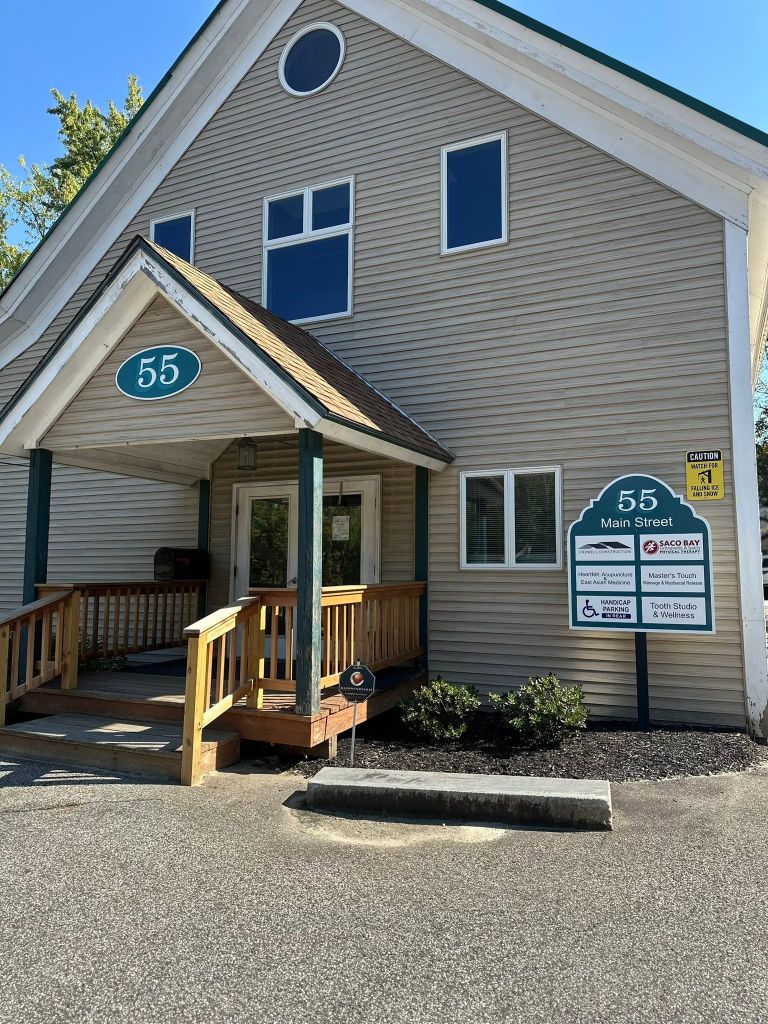
#> input picture data/research/facebook/images/2025-10-05_fb-page_1.jpg, 1536 x 2048 px (shown at 1/2 size)
$ python images.py
#> lines starting #> are read from the running program, lines starting #| are printed output that depends on the picture
#!/usr/bin/env python3
"""Make the site's photos from the research originals.

Each photo gets the same light correction (auto levels, a touch of warmth),
an optional crop, and WebP files at several widths plus one JPEG fallback.
Run: python3 images.py   (needs Pillow)
"""
import pathlib
from PIL import Image, ImageEnhance, ImageOps

ROOT = pathlib.Path(__file__).parent
SRC = ROOT / "data/research/facebook/images"
OUT = ROOT / "site/img"
WIDTHS = (480, 800, 1200, 1600)

# name: (source file, crop box as fractions (left, top, right, bottom) or None)
PHOTOS = {
    "55-main-street": ("2025-10-05_fb-page_1.jpg", (0.0, 0.08, 1.0, 0.92)),
    # Home hero: the porch, the 55 oval and the building sign listing the studio.
    "entrance": ("2025-10-05_fb-page_1.jpg", (0.0, 0.245, 1.0, 0.775)),
    "82-main-door": ("2024-11-23_fb-page_6.jpg", None),
    "waiting-room": ("2024-11-23_fb-page_2.jpg", None),
    "letterboard": ("2024-11-23_fb-page_4.jpg", None),
    "open-house-cookies": ("2024-11-23_fb-page_3.jpg", None),
    "woodlands": ("2024-07-26_fb-page_3.jpg", None),
    # Whitening: the photos inside her two flyers, cropped clear of the flyer text and logo.
    "whitening-before": ("2025-09-14_fb-page_1.jpg", (0.05, 0.04, 0.95, 0.31)),
    "whitening-after": ("2025-09-14_fb-page_1.jpg", (0.05, 0.475, 0.95, 0.72)),
    "whitening-glo": ("2026-01-12_fb-page_1.jpg", (0.54, 0.0, 1.0, 0.33)),
    "whitening-kit": ("2026-01-12_fb-page_1.jpg", (0.10, 0.50, 0.74, 0.83)),
}


def correct(im):
    im = ImageOps.autocontrast(im, cutoff=0.4)
    r, g, b = im.split()
    r = r.point(lambda v: min(255, int(v * 1.02)))
    b = b.point(lambda v: int(v * 0.985))
    im = Image.merge("RGB", (r, g, b))
    return ImageEnhance.Color(im).enhance(0.95)


def main():
    OUT.mkdir(parents=True, exist_ok=True)
    for name, (src, crop) in PHOTOS.items():
        im = ImageOps.exif_transpose(Image.open(SRC / src)).convert("RGB")
#> im is the input picture: PIL image 1536x2048 RGB; mean R, G, B 115.3, 120.6, 119.8
        if crop:
            w, h = im.size
#> w = 1536; h = 2048
            im = im.crop((int(crop[0] * w), int(crop[1] * h), int(crop[2] * w), int(crop[3] * h)))
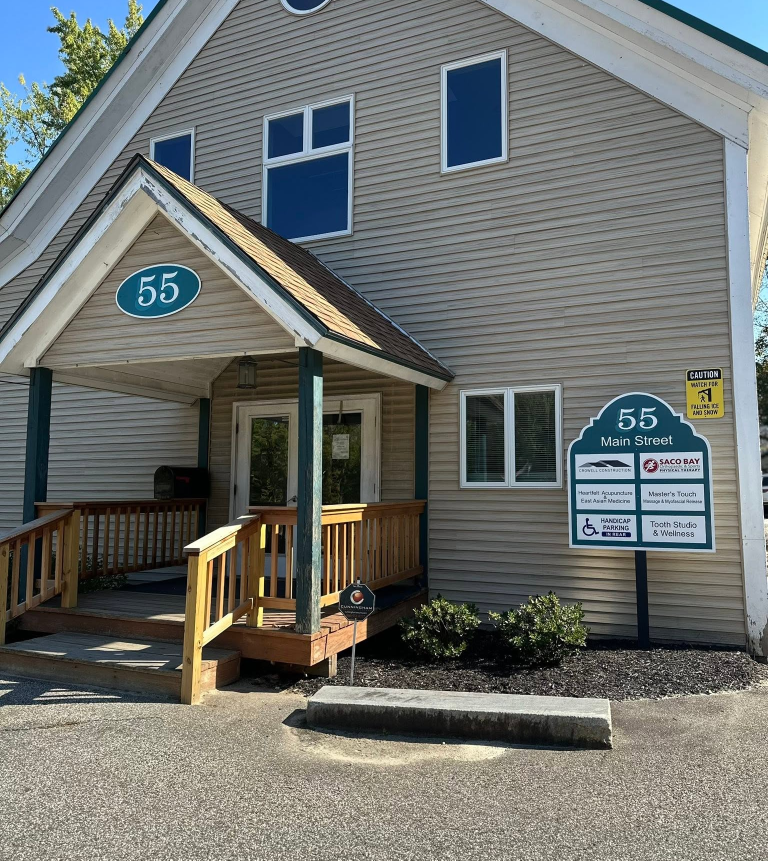
#> im: PIL image 1536x1721 RGB (shown at 1/2 size); mean R, G, B 111.2, 114.2, 110.5
        im = correct(im)
#> in correct, `r, g, b = im.split()`:
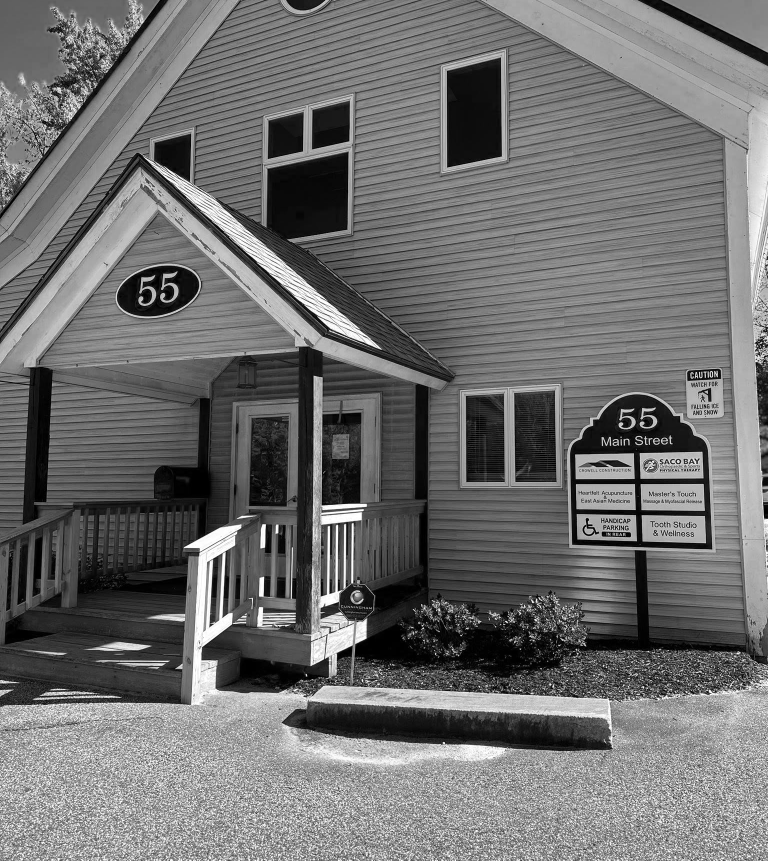
#> r: PIL image 1536x1721 L (shown at 1/2 size); min 0, max 255, mean 111.2
#> in correct, `r, g, b = im.split()`:
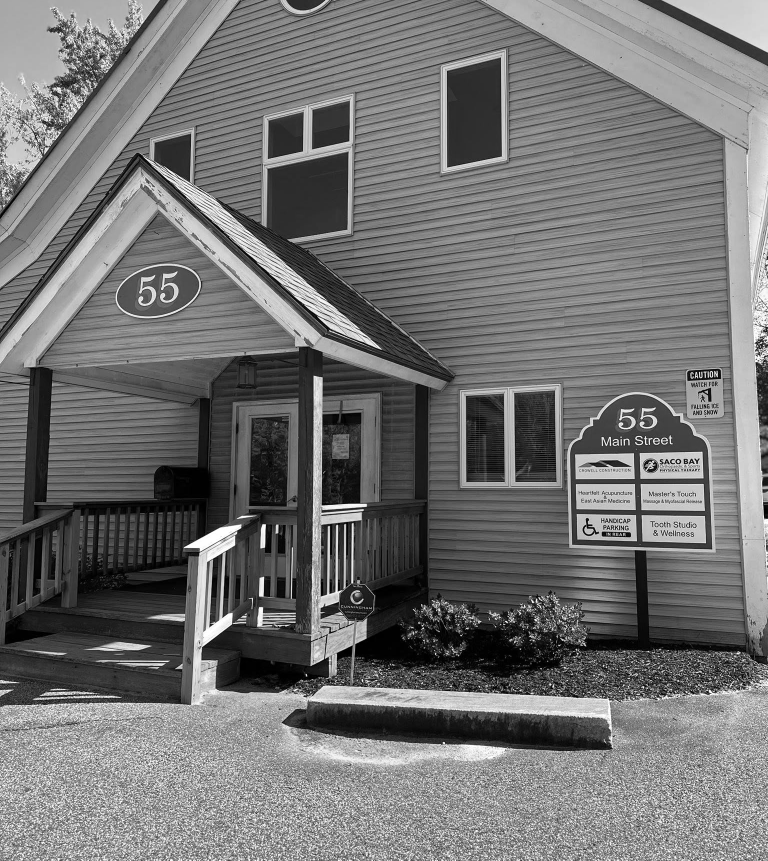
#> g: PIL image 1536x1721 L (shown at 1/2 size); min 0, max 255, mean 114.9
#> in correct, `r, g, b = im.split()`:
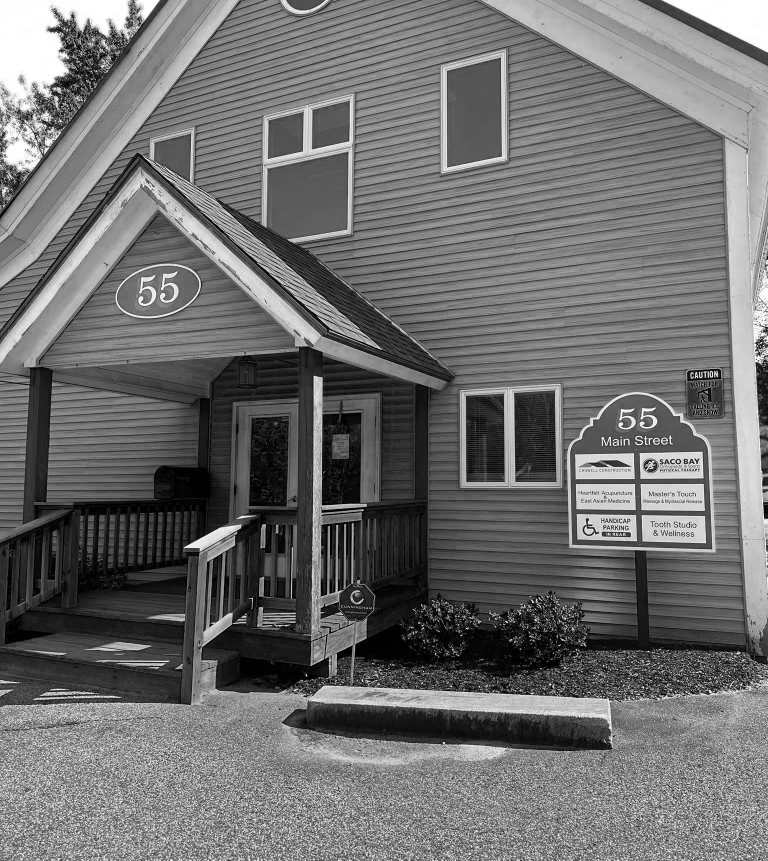
#> b: PIL image 1536x1721 L (shown at 1/2 size); min 0, max 255, mean 110.5
        made = []
        for width in WIDTHS:
            if width > im.width and made:
                break
            width = min(width, im.width)
            v = im.resize((width, round(im.height * width / im.width)), Image.LANCZOS)
            v.save(OUT / f"{name}-{width}.webp", quality=76, method=6)
            made.append(width)
#> this loop made 4 passes
#> pass 1, in main, `v = im.resize((width, round(im.height * width / im.width)), Image.LANC..`:
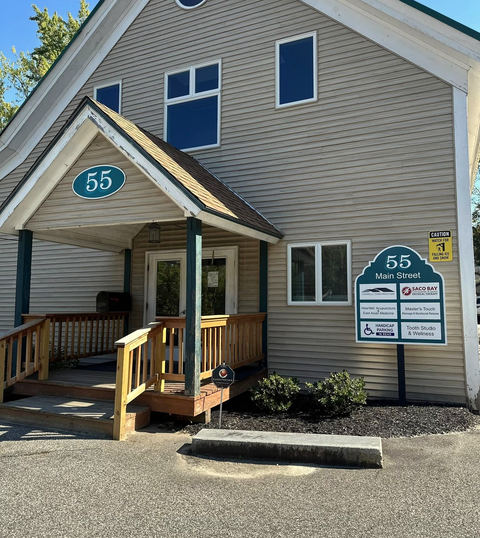
#> v: PIL image 480x538 RGB; mean R, G, B 112.5, 114.4, 108.2
#> after the loop, made = [480, 800, 1200]
        fallback = im.resize((800, round(im.height * 800 / im.width)), Image.LANCZOS) if im.width > 800 else im
        fallback.save(OUT / f"{name}.jpg", quality=78, optimize=True, progressive=True)
        print(f"{name}: {im.width}x{im.height}, webp {made}")
#| 55-main-street: 1536x1721, webp [480, 800, 1200]
#> pass 3 of the loop in main, `for name, (src, crop) in PHOTOS.items():`:
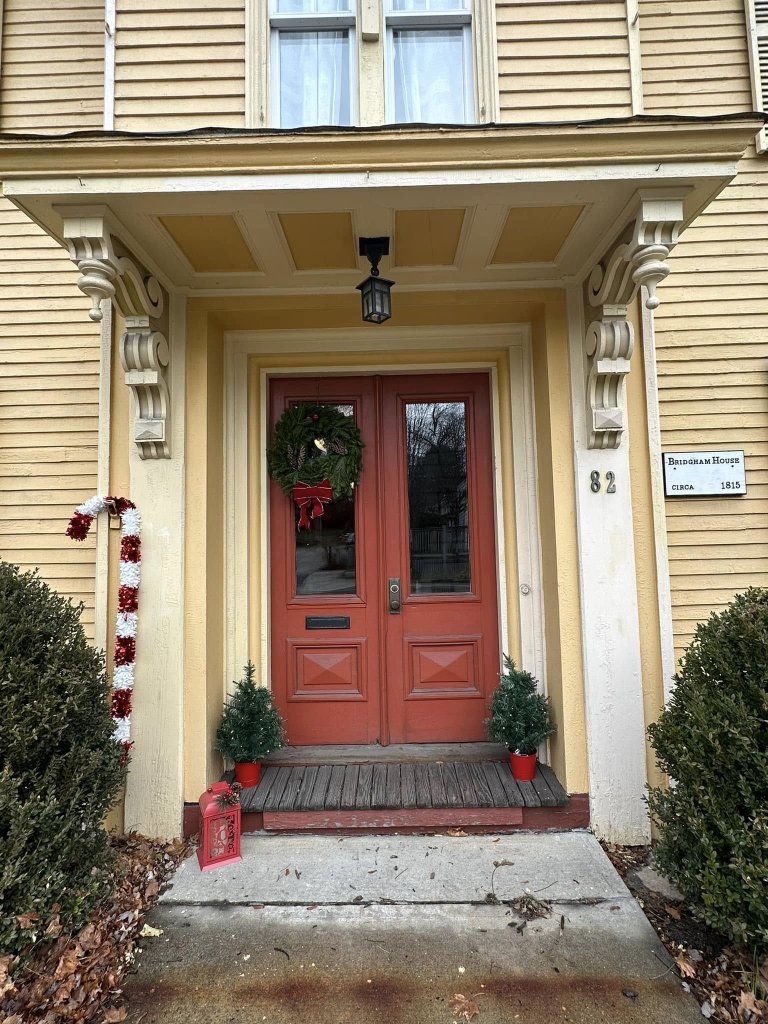
#> input picture data/research/facebook/images/2024-11-23_fb-page_6.jpg, 1536 x 2048 px (shown at 1/2 size)
#> in main, im is the input picture: PIL image 1536x2048 RGB; mean R, G, B 145.3, 130.5, 109.8
#> g: PIL image 1536x2048 L
#> in correct (call 3), `r, g, b = im.split()`:
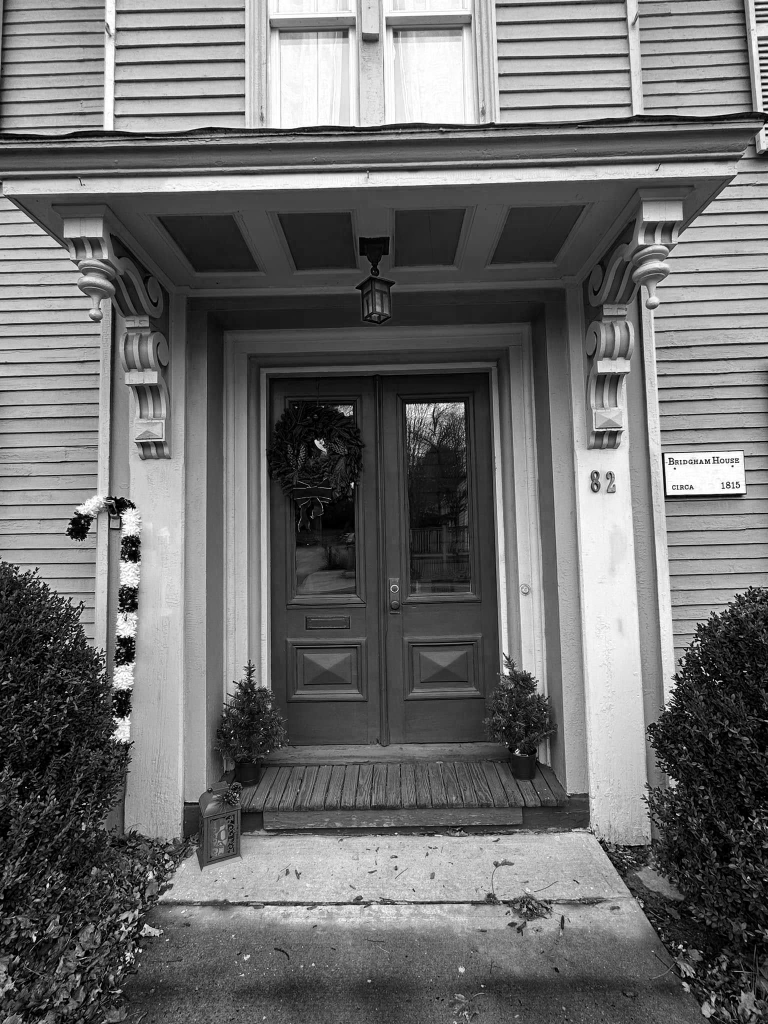
#> b: PIL image 1536x2048 L (shown at 1/2 size); min 0, max 255, mean 109.8
#> the loop in main, `for width in WIDTHS:` made 4 passes
#> pass 2, in main, `v = im.resize((width, round(im.height * width / im.width)), Image.LANC..`:
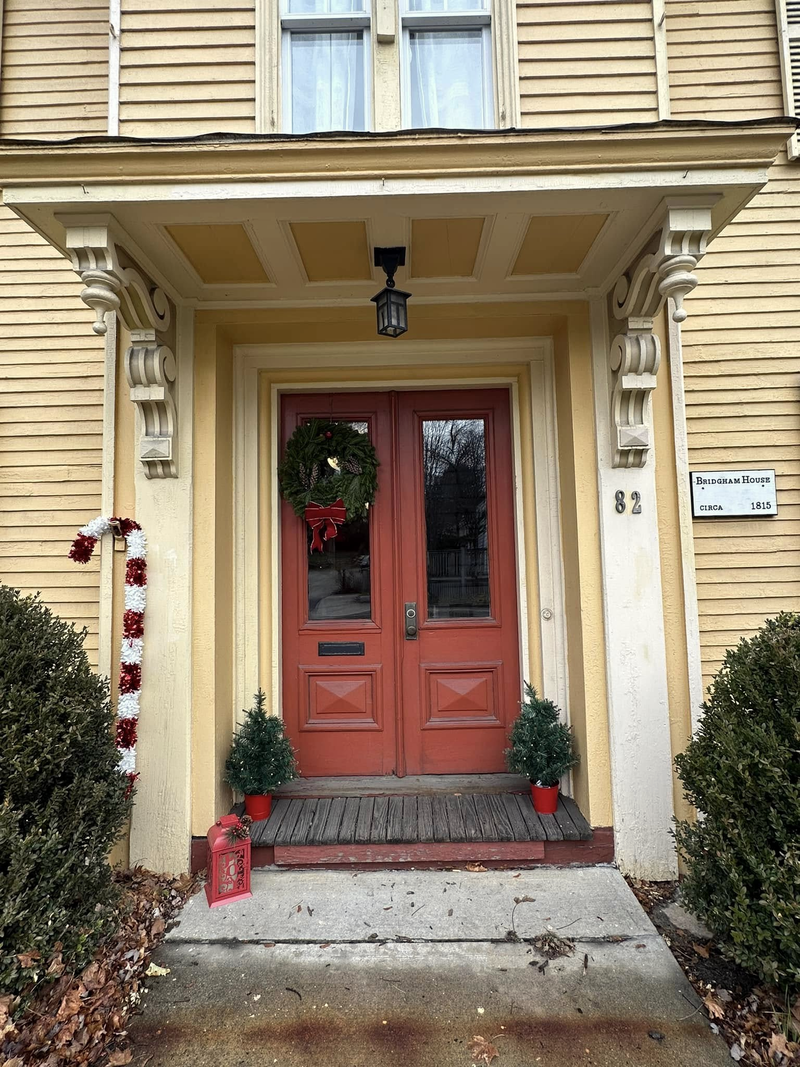
#> v: PIL image 800x1067 RGB; mean R, G, B 145, 129.4, 108.4
#| 82-main-door: 1536x2048, webp [480, 800, 1200]
#> the loop made 8 passes; the first 3 are shown

    # Share image for Facebook, iMessage and search: a 1200x630 JPEG (WebP previews are unreliable).
    src = correct(ImageOps.exif_transpose(Image.open(SRC / "2025-10-05_fb-page_1.jpg")).convert("RGB"))
    w = src.width
    h = round(w * 630 / 1200)
    top = int(src.height * 0.30)
    src.crop((0, top, w, top + h)).resize((1200, 630), Image.LANCZOS).save(OUT / "share.jpg", quality=82, optimize=True, progressive=True)
    print("share: 1200x630")


if __name__ == "__main__":
#> (the run stopped early here; a loop or call above may not have finished)
